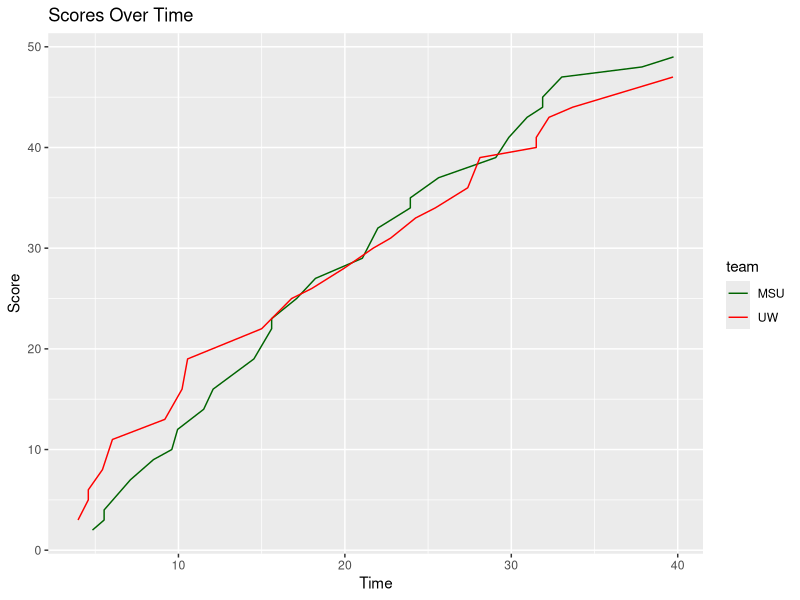

The R source for this figure: (Note: this script raises an error after producing the figure.)
#Question 1
#set working directory
setwd("/Users/izabellalopez/Junior_yr/Biocomputing/Biocomputing-Ex-10")

#access library of ggplot functions
library(ggplot2)

#read in scores file
scores <- read.table("UWvMSU_1-22-13.txt", header = TRUE)
scores <- data.frame(scores)

#starting cumulative score for both teams
msu_score <- 0
uw_score <- 0

#updates scores dataframe with cumatlive scores at each time stamp
for (i in 1:nrow(scores)){
  if (scores[i,2]=="UW"){
    uw_score <- uw_score + scores[i, 3]
    scores[i, 3] <- uw_score
  }
  else{
    msu_score <- msu_score + scores[i, 3]
    scores[i, 3] <- msu_score
  }
}
#plots the scores over time for each team
ggplot(scores, aes(x = time, y = score, color = team)) +
  geom_line() +
  labs(title = "Scores Over Time",
       x = "Time",
       y = "Score") +
  scale_color_manual(values = c("UW" = "red", "MSU" = "darkgreen")) +
  scale_linetype_manual(values = c("UW" = "solid", "MSU" = "solid"))

#Question 2
#function selects a random number between 1 and 100
number <- sample(c(1,100),1)
print("I am thinking of a number between 1 and 100...You have 10 tries to guess!")

#for loop that iterates through until number correctly guessed or once iterated through 10 times
for (i in 1:10){
    guess <- as.numeric(readline(prompt = "Guess a number: "))
    if (guess == number){
      print("Correct!")
      break
    }else if(guess < number){
        print("Higher!")
    }else{
      print("Lower!")
    }
}

